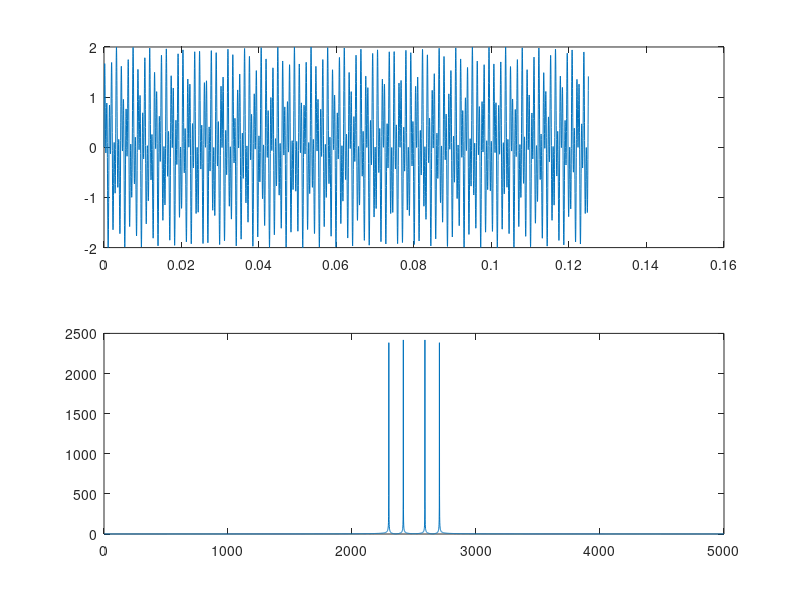

Recreate this plot in MATLAB. (Note: this script raises an error after producing the figure.)
clear all; close all; clc;

%we don't have the right toolbox to do this,  not known if this code works,
%it hasn't been run

n=5000;
t=linspace(0,1/8,n); 
f=sin(1394*pi*t)+sin(3266*pi*t); 
ft=fft(f);

subplot(2,1,1), plot(t,f)
subplot(2,1,2), plot(abs(fftshift(ft)))

%randomly sample some points and then try to reconstruct the signal

m = 500;
r1 = randintrlv(1:n,793);  %mixes up vectorr randomly
perm=r1(1:m);   %takes the first 500 of the random points
f2=f(perm);
t2=t(perm);

%the following results in an identity matrix for which the 1 in each row is
%randomly shuffled to a different column
D=dct(eye(n,n));
A=D(perm,:);

x=pinv(A)*f2';
x2=A\f2';
cvx_begin;
variable x3(n);
minimize(norm(x3,1));
subject to
A*x3 == f2';
cvx_end;



plot(t,f,'k',t2,f2,'mo')


